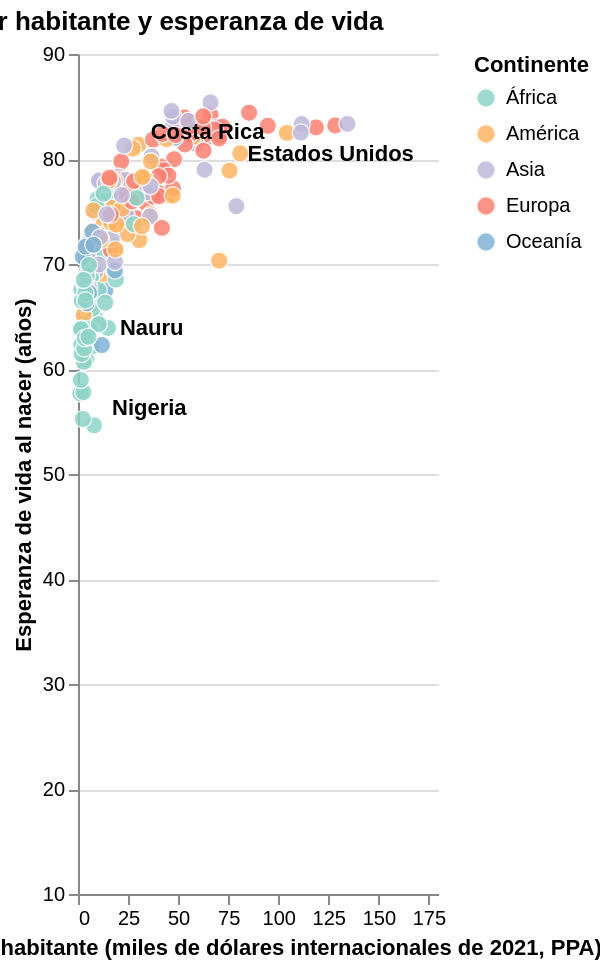

This figure's notebook cell:
### Code cell
%pip -q install country_converter

import altair as alt
import country_converter as coco

alt.data_transformers.disable_max_rows()

columnas = ['iso3', 'anio', 'pais', 'region', 'pib', 'vida']
g1 = panel.loc[panel['pib'].gt(0), columnas].dropna().copy()

# Continentes para el color y regiones del Banco Mundial para el filtro.
nombres_continentes = {
    'Africa': 'África',
    'America': 'América',
    'Asia': 'Asia',
    'Europe': 'Europa',
    'Oceania': 'Oceanía',
    'Antarctica': 'Antártida',
}
catalogo = coco.CountryConverter().data
continente_por_iso3 = (
    catalogo.drop_duplicates('ISO3')
    .set_index('ISO3')['continent']
    .map(nombres_continentes)
    .to_dict()
)
continente_por_iso3.update({'CHI': 'Europa', 'XKX': 'Europa'})

g1['continente'] = g1['iso3'].map(continente_por_iso3).fillna('Sin clasificar')
g1['destacado_inicial'] = g1['pais'].isin([
    'Costa Rica', 'Estados Unidos', 'Nigeria', 'Nauru',
])

paleta = {
    'África': '#8dd3c7',
    'América': '#fdb462',
    'Asia': '#bebada',
    'Europa': '#fb8072',
    'Oceanía': '#80b1d3',
}
continentes_presentes = set(g1['continente'])
continentes = [c for c in paleta if c in continentes_presentes]

# Controles de año, región y búsqueda.
primer_anio = int(g1['anio'].min())
ultimo_anio = int(g1['anio'].max())

anio_pib = alt.param(
    name='anio_pib',
    value=ultimo_anio,
    bind=alt.binding_range(
        min=primer_anio, max=ultimo_anio, step=1, name='Año: ',
    ),
)
region_pib = alt.param(
    name='region_pib',
    value='Todas',
    bind=alt.binding_select(
        options=['Todas'] + sorted(g1['region'].unique().tolist()),
        name='Región: ',
    ),
)
buscar_pib = alt.param(
    name='buscar_pib',
    value='',
    bind=alt.binding(
        input='search', placeholder='Ej.: Costa Rica', name='Buscar país: ',
    ),
)

# Ejes fijos para comparar años y regiones.
pib_max = float(g1['pib'].max()) * 1.03

x = alt.X(
    'pib:Q',
    title='PIB por habitante (miles de dólares internacionales de 2021, PPA)',
    scale=alt.Scale(type='linear', domain=[0, pib_max], nice=False),
    axis=alt.Axis(
        values=list(range(0, int(pib_max) + 1, 25_000)),
        labelExpr="format(datum.value / 1000, '.0f')",
        grid=False,
    ),
)
y = alt.Y(
    'vida:Q',
    title='Esperanza de vida al nacer (años)',
    scale=alt.Scale(domain=[10, 90], nice=False),
    axis=alt.Axis(values=list(range(10, 91, 10))),
)

# Se destaca el nombre completo o una coincidencia parcial única.
consulta = "lower(trim(buscar_pib))"
base = (
    alt.Chart(g1)
    .transform_filter(alt.datum.anio == anio_pib)
    .transform_filter("region_pib == 'Todas' || datum.region == region_pib")
    .transform_calculate(
        exacta=f"lower(datum.pais) == {consulta} ? 1 : 0",
        parcial=(
            f"length({consulta}) >= 2 && "
            f"indexof(lower(datum.pais), {consulta}) >= 0 ? 1 : 0"
        ),
    )
    .transform_joinaggregate(
        total_exactas='sum(exacta)',
        total_parciales='sum(parcial)',
    )
)

coincide_busqueda = (
    "datum.exacta == 1 || "
    "(datum.total_exactas == 0 && datum.total_parciales == 1 && datum.parcial == 1)"
)
sin_coincidencia_unica = "datum.total_exactas == 0 && datum.total_parciales != 1"
mostrar_etiqueta = (
    f"(length({consulta}) == 0 && datum.destacado_inicial) || ({coincide_busqueda})"
)

ficha = [
    alt.Tooltip('pais:N', title='País o territorio'),
    alt.Tooltip('anio:O', title='Año'),
    alt.Tooltip('continente:N', title='Continente'),
    alt.Tooltip('region:N', title='Región del Banco Mundial'),
    alt.Tooltip('vida:Q', title='Esperanza de vida (años)', format='.1f'),
    alt.Tooltip('pib:Q', title='PIB por habitante (PPA de 2021)', format=',.0f'),
]

puntos = base.mark_circle(size=75, stroke='white', strokeWidth=0.7).encode(
    x=x,
    y=y,
    color=alt.Color(
        'continente:N',
        title='Continente',
        scale=alt.Scale(
            domain=continentes,
            range=[paleta[c] for c in continentes],
        ),
        legend=alt.Legend(orient='right', direction='vertical'),
    ),
    opacity=alt.condition(
        f"({sin_coincidencia_unica}) || ({coincide_busqueda})",
        alt.value(0.85),
        alt.value(0.18),
    ),
    tooltip=ficha,
)

etiquetas = (
    base.transform_filter(mostrar_etiqueta)
    .mark_text(align='left', dx=9, dy=-8, fontWeight='bold')
    .encode(x=x, y=y, text='pais:N', tooltip=ficha)
)

grafico_1 = (
    (puntos + etiquetas)
    .properties(
        width='container',
        height=420,
        autosize=alt.AutoSizeParams(type='fit-x', contains='padding'),
        title=alt.Title('PIB por habitante y esperanza de vida', anchor='start'),
    )
    .add_params(anio_pib, region_pib, buscar_pib)
    .configure_view(stroke=None)
)

grafico_1

### Figure 1 — Vega-Lite specification as saved in the notebook (floating-point values rounded to 4 significant figures; data arrays with more than 128 entries replaced by an {"elided": "..."} marker saying what was removed)
{"config": {"view": {"continuousWidth": 300, "continuousHeight": 300, "stroke": null}}, "layer": [{"mark": {"type": "circle", "size": 75, "stroke": "white", "strokeWidth": 0.7}, "encoding": {"color": {"field": "continente", "legend": {"direction": "vertical", "orient": "right"}, "scale": {"domain": ["África", "América", "Asia", "Europa", "Oceanía"], "range": ["#8dd3c7", "#fdb462", "#bebada", "#fb8072", "#80b1d3"]}, "title": "Continente", "type": "nominal"}, "opacity": {"condition": {"test": "(datum.total_exactas == 0 && datum.total_parciales != 1) || (datum.exacta == 1 || (datum.total_exactas == 0 && datum.total_parciales == 1 && datum.parcial == 1))", "value": 0.85}, "value": 0.18}, "tooltip": [{"field": "pais", "title": "País o territorio", "type": "nominal"}, {"field": "anio", "title": "Año", "type": "ordinal"}, {"field": "continente", "title": "Continente", "type": "nominal"}, {"field": "region", "title": "Región del Banco Mundial", "type": "nominal"}, {"field": "vida", "format": ".1f", "title": "Esperanza de vida (años)", "type": "quantitative"}, {"field": "pib", "format": ",.0f", "title": "PIB por habitante (PPA de 2021)", "type": "quantitative"}], "x": {"axis": {"grid": false, "labelExpr": "format(datum.value / 1000, '.0f')", "values": [0, 25000, 50000, 75000, 100000, 125000, 150000, 175000]}, "field": "pib", "scale": {"domain": [0, 179800.0], "nice": false, "type": "linear"}, "title": "PIB por habitante (miles de dólares internacionales de 2021, PPA)", "type": "quantitative"}, "y": {"axis": {"values": [10, 20, 30, 40, 50, 60, 70, 80, 90]}, "field": "vida", "scale": {"domain": [10, 90], "nice": false}, "title": "Esperanza de vida al nacer (años)", "type": "quantitative"}}, "transform": [{"filter": "(datum.anio === anio_pib)"}, {"filter": "region_pib == 'Todas' || datum.region == region_pib"}, {"calculate": "lower(datum.pais) == lower(trim(buscar_pib)) ? 1 : 0", "as": "exacta"}, {"calculate": "length(lower(trim(buscar_pib))) >= 2 && indexof(lower(datum.pais), lower(trim(buscar_pib))) >= 0 ? 1 : 0", "as": "parcial"}, {"joinaggregate": [{"op": "sum", "field": "exacta", "as": "total_exactas"}, {"op": "sum", "field": "parcial", "as": "total_parciales"}]}]}, {"mark": {"type": "text", "align": "left", "dx": 9, "dy": -8, "fontWeight": "bold"}, "encoding": {"text": {"field": "pais", "type": "nominal"}, "tooltip": [{"field": "pais", "title": "País o territorio", "type": "nominal"}, {"field": "anio", "title": "Año", "type": "ordinal"}, {"field": "continente", "title": "Continente", "type": "nominal"}, {"field": "region", "title": "Región del Banco Mundial", "type": "nominal"}, {"field": "vida", "format": ".1f", "title": "Esperanza de vida (años)", "type": "quantitative"}, {"field": "pib", "format": ",.0f", "title": "PIB por habitante (PPA de 2021)", "type": "quantitative"}], "x": {"axis": {"grid": false, "labelExpr": "format(datum.value / 1000, '.0f')", "values": [0, 25000, 50000, 75000, 100000, 125000, 150000, 175000]}, "field": "pib", "scale": {"domain": [0, 179800.0], "nice": false, "type": "linear"}, "title": "PIB por habitante (miles de dólares internacionales de 2021, PPA)", "type": "quantitative"}, "y": {"axis": {"values": [10, 20, 30, 40, 50, 60, 70, 80, 90]}, "field": "vida", "scale": {"domain": [10, 90], "nice": false}, "title": "Esperanza de vida al nacer (años)", "type": "quantitative"}}, "transform": [{"filter": "(datum.anio === anio_pib)"}, {"filter": "region_pib == 'Todas' || datum.region == region_pib"}, {"calculate": "lower(datum.pais) == lower(trim(buscar_pib)) ? 1 : 0", "as": "exacta"}, {"calculate": "length(lower(trim(buscar_pib))) >= 2 && indexof(lower(datum.pais), lower(trim(buscar_pib))) >= 0 ? 1 : 0", "as": "parcial"}, {"joinaggregate": [{"op": "sum", "field": "exacta", "as": "total_exactas"}, {"op": "sum", "field": "parcial", "as": "total_parciales"}]}, {"filter": "(length(lower(trim(buscar_pib))) == 0 && datum.destacado_inicial) || (datum.exacta == 1 || (datum.total_exactas == 0 && datum.total_parciales == 1 && datum.parcial == 1))"}]}], "autosize": {"contains": "padding", "type": "fit-x"}, "data": {"name": "data-5753de2b02870e7a151e11f53d8f393b"}, "height": 420, "params": [{"name": "anio_pib", "bind": {"input": "range", "max": 2024, "min": 1990, "name": "Año: ", "step": 1}, "value": 2024}, {"name": "region_pib", "bind": {"input": "select", "options": ["Todas", "América Latina y el Caribe", "América del Norte", "Asia meridional", "Asia oriental y Pacífico", "Europa y Asia central", "Medio Oriente y norte de África", "África subsahariana"], "name": "Región: "}, "value": "Todas"}, {"name": "buscar_pib", "bind": {"input": "search", "name": "Buscar país: ", "placeholder": "Ej.: Costa Rica"}, "value": ""}], "title": {"text": "PIB por habitante y esperanza de vida", "anchor": "start"}, "width": "container", "$schema": "https://vega.github.io/schema/vega-lite/v5.20.1.json", "datasets": {"data-5753de2b02870e7a151e11f53d8f393b": {"elided": "6792 records"}}}
